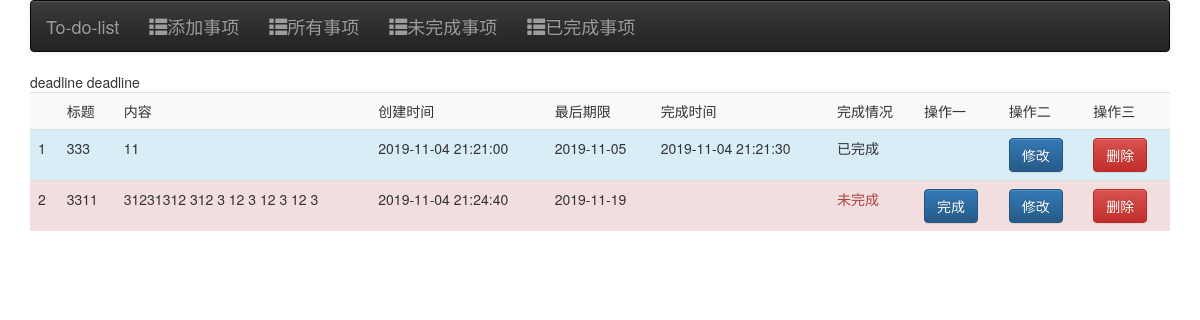
Screenshot of /list_item with the database file from the repository.
### todo_list/models.py (models this page shows, shortened)
class List(db.Model):
    _tablename_ =  'To-do-list'
    id = db.Column(db.Integer, primary_key=True)
    date = db.Column(db.DateTime, default=datetime.now, nullable=False)
    title = db.Column(db.String(250),index=True,unique=True)
    description = db.Column(db.Text,index=True)
    status = db.Column(db.String(20), index=True)
    complete_time = db.Column(db.DateTime, default=datetime.now, onupdate=datetime.now, nullable=False)
    deadline = db.Column(db.Date, nullable=False)

### todo_list/views.py (the view)
@app.route('/list_item', methods=['GET']) #显示所有待办事项
def list_item():
    todo_list = List.query.all()
    return render_template('list_item.html', todo_list = todo_list)

### todo_list/templates/list_item.html (shortened to what this page needs)
{% extends 'base.html' %}
{% block content %}
<div id="todo-list" class="container">
 <table class="table table-striped">
    <th>
        <td>标题</td>
        <td>内容</td>
        <td>创建时间</td>
        <td>最后期限</td>
        <td>完成时间</td>
        <td>完成情况</td>
        <td>操作一</td>
        <td>操作二</td>
        <td>操作三</td>
    </th>
    {% for todo in todo_list %}
    <tr {% if todo.status == "Uncomplete" %} class="danger"
    {% else %} class="info" {% endif %}>
        <td>{{ loop.index0 + 1}}</td>
        <td>{{ todo.title }}</td>
        <td>{{ todo.description }}</td>
        <td>{{ todo.date.strftime("%Y-%m-%d %H:%M:%S") }}</td>
        <td>{{ todo.deadline.strftime("%Y-%m-%d") }}</td>
        {% if todo.status == "Uncomplete" %}
            <td ></td>
        {%else%}
            <td>{{ todo.complete_time.strftime("%Y-%m-%d %H:%M:%S") }}</td>
        {% endif %}
        {% if todo.status == "Uncomplete" %}
            <td class="text-danger">未完成</td>
        {% elif todo.status == "Complete" %}
            <td >已完成</td>
        {% endif %}
        {% if todo.status == "Uncomplete" %}
        <td><a class='btn btn-primary' href="list_item/update_complete_status?item_id={{todo.id}}" onClick="return confirm('sure?')">完成</a></td>
        {% else %}
        <td></td>
        {% endif %}
        <td><a class='btn btn-primary ' href="list_item/modify_item?item_id={{todo.id}}" >修改</a></td>
        <td><a class='btn btn-danger' href="list_item/delete_item?item_id={{todo.id}}" onClick="return confirm('sure?')">删除</a></td>
    </tr>
   {% endfor %}
 </table>
</div>
{% endblock %}

### todo_list/templates/base.html (shortened to what this page needs)
<!DOCTYPE html>
<html lang="en">
<head>
	<link rel="stylesheet" href="/static/bootstrap-3.3.7-dist/css/bootstrap.min.css" >
	<link rel="stylesheet" href="/static/bootstrap-3.3.7-dist/css/bootstrap-theme.min.css" >
</head>
<body>
	<div id="navigation" class="container">
 <nav class="navbar navbar-default navbar-inverse">
    <div class="navbar-header">
    	 <a class="navbar-brand " href="" >To-do-list</a>
        <a class="navbar-brand " href="add_item" ><span class="glyphicon glyphicon-th-list "  ></span>添加事项</a>
        <a class="navbar-brand" href="list_item" ><span class="glyphicon glyphicon-th-list"></span>所有事项</a>
        <a class="navbar-brand" href="uncomplete_item" ><span class="glyphicon glyphicon-th-list"></span>未完成事项</a>
        <a class="navbar-brand" href="complete_item" ><span class="glyphicon glyphicon-th-list"></span>已完成事项</a>
   </div>
 </nav>
</div>
{% block content %}
{% endblock %}
</body>
</html>

### rows the page displays
List: title "333", description "11", date "2019-11-04 21:21:00", deadline "2019-11-05", complete_time "2019-11-04 21:21:30", status "已完成"
List: title "3311", description "31231312 312 3 12 3 12 3 12 3", date "2019-11-04 21:24:40", deadline "2019-11-19", status "Uncomplete" (drawn)
